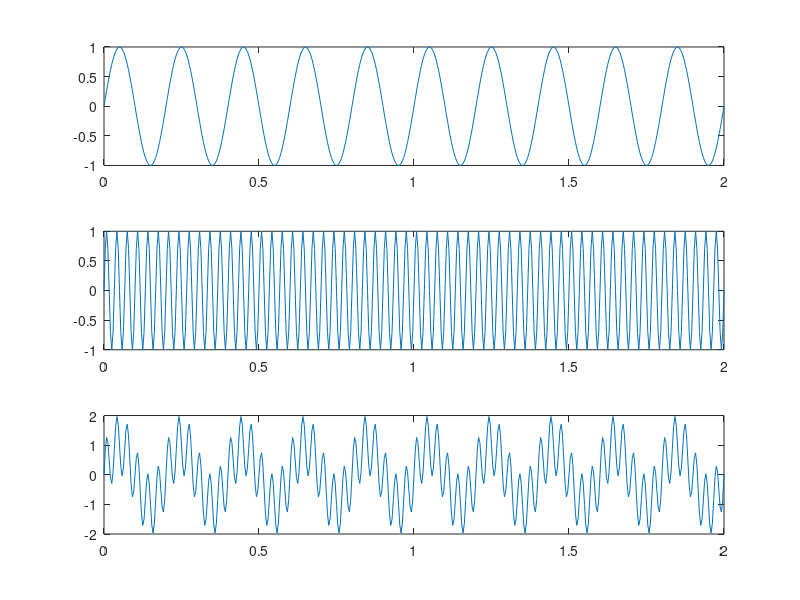

MATLAB code for this plot:
% Program: Plotting sine function
% Author: Daniel T. G. Mariano
% Date: 10/11/2014

clear all;
clc;

%%%%%%%%%%%%%%%%%%%%
%Sampling Frequency%
%%%%%%%%%%%%%%%%%%%%
Fs = 240;                               %Sampling frequency
Ts = 1/Fs;                              %Period
ws = 2*pi*60;


%%%%%%%%%%%%%%%
%Main Function%
%%%%%%%%%%%%%%%
t = 0: Ts: 2;                           %time axis

fy1 = 10;                               %1st Harmonic Frequency
fy2 = 60;                               %2nd Harmonic Frequency

y1 = sin(t*(fy1*ws)/(Fs/2));            %Component 1 of Main Function
y2 = sin(t*(fy2*ws)/(Fs/2));            %Component 2 of Main Function
y = y1 + y2;                            %Main Function


%%%%%%%%%%
%Plotting%
%%%%%%%%%%
figure(1)
subplot(3,1,1)
plot(t,y1)
subplot(3,1,2)
plot(t,y2)
subplot(3,1,3)
plot(t,y)